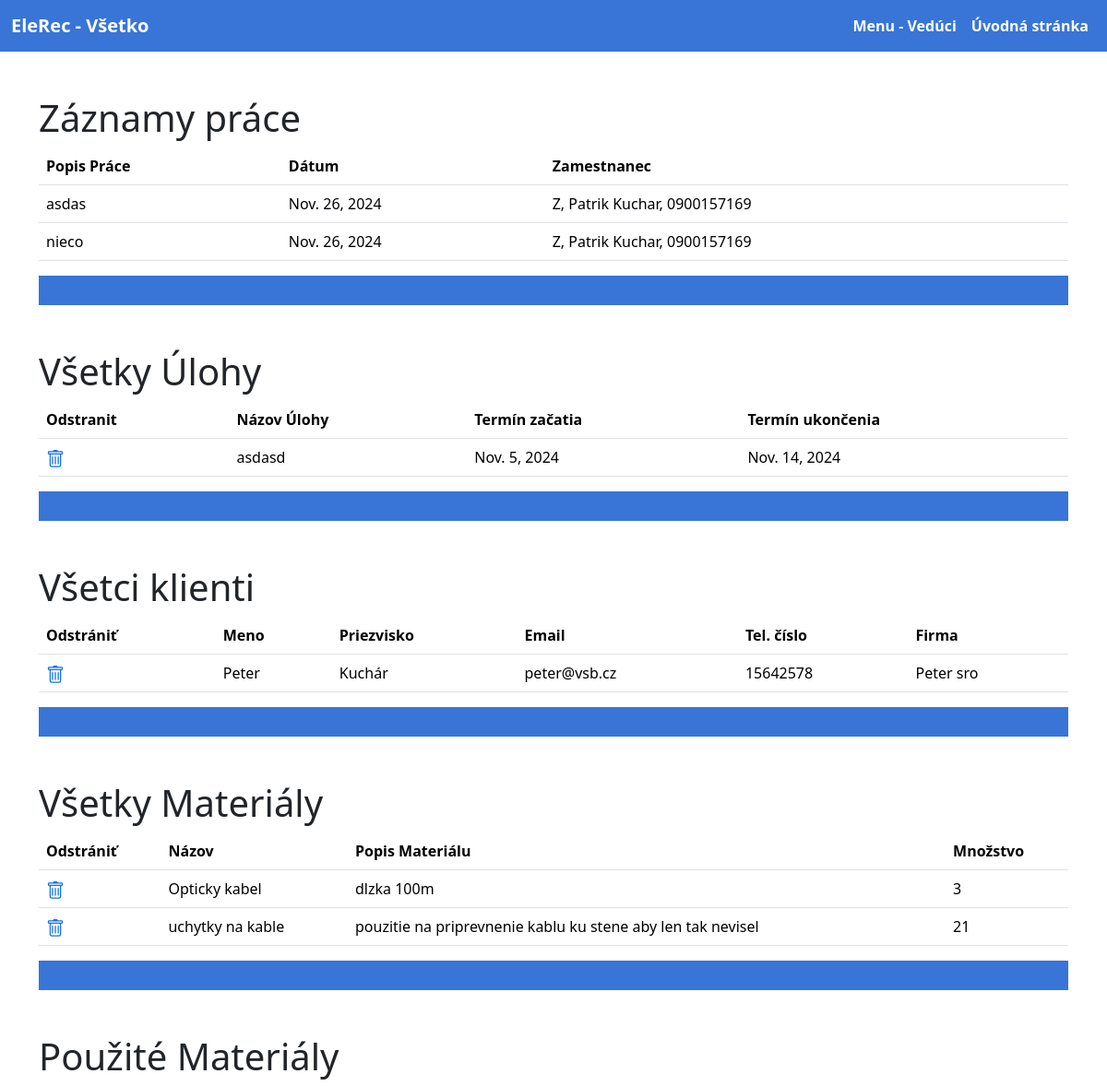
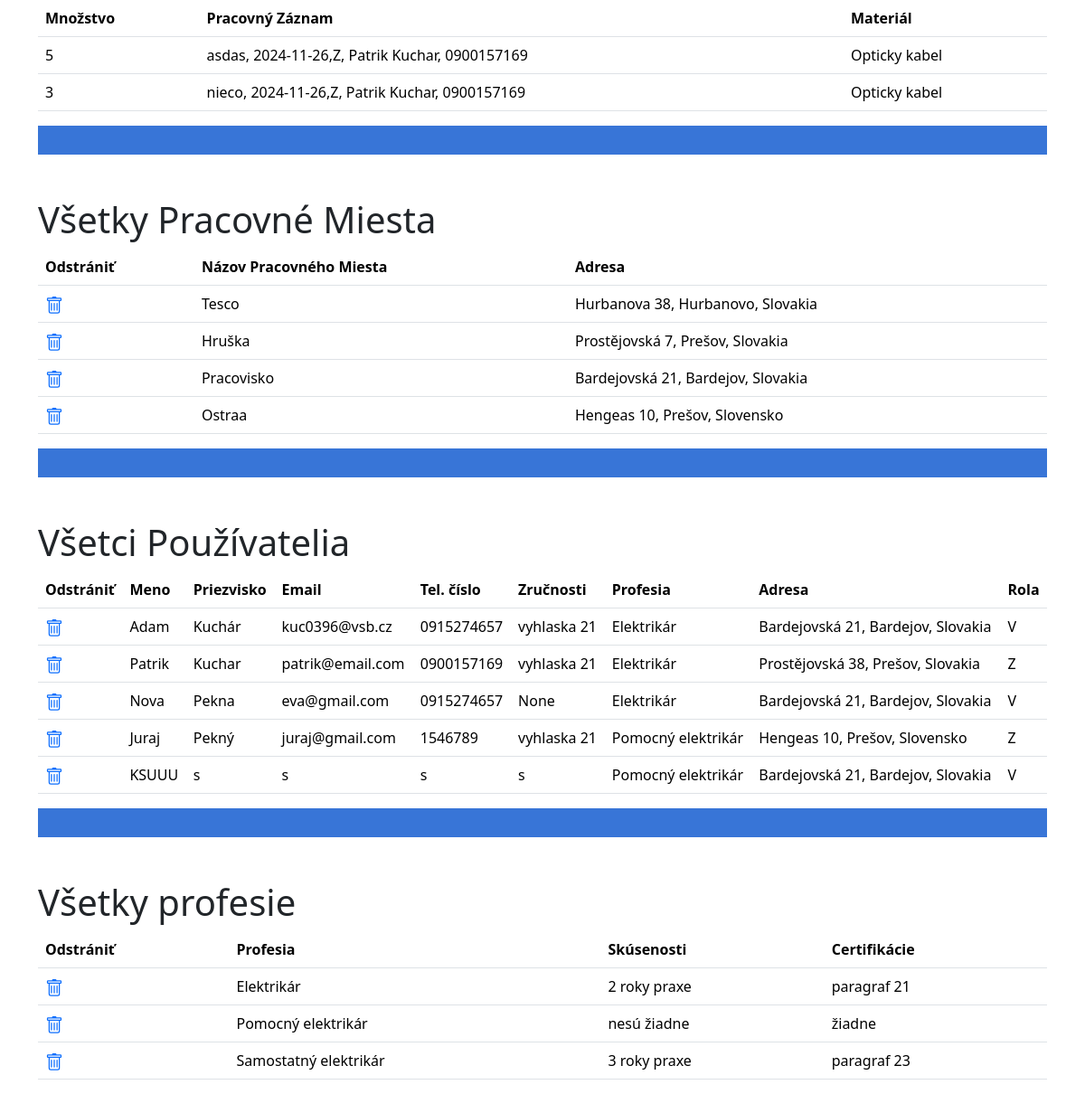
Page /VsetkyInfo/ on the committed database (2 pictures, top to bottom).
### weblog/models.py (models this page shows, shortened)
class WorkRecord(models.Model):
    description = models.CharField(max_length=500, blank=True, null=True)
    date_work_record = models.DateField(blank=True, null=True)
    id_user = models.ForeignKey(Userr, on_delete=models.CASCADE)
    id_task = models.ForeignKey(Task, on_delete=models.CASCADE, blank=True, null=True)
    id_place_of_work = models.ForeignKey(PlaceOfWork, on_delete=models.CASCADE)
    def __str__(self):
        return f"{self.description}, {self.date_work_record.strftime('%Y-%m-%d')},{self.id_user}"

class Userr(models.Model):
    first_name = models.CharField(max_length=20)
    last_name = models.CharField(max_length=30)
    email = models.CharField(max_length=40)
    phone_number = models.CharField(max_length=13)
    skills = models.CharField(max_length=500, blank=True, null=True)
    password_user = models.CharField(max_length=30)
    id_profession = models.ForeignKey(Profession, on_delete=models.CASCADE)
    id_address = models.ForeignKey(Address, on_delete=models.CASCADE)
    Veduci ='V'
    Zamestanec='Z'
    Moznosti_usera=[
        (Veduci,'Veduci'),
        (Zamestanec,'Zamestnanec'),
    ]
    role_user = models.CharField(max_length=20,choices=Moznosti_usera)
    def __str__(self):
        return self.role_user+', '+self.first_name+' '+self.last_name+', '+self.phone_number

class Task(models.Model):
    task_name = models.CharField(max_length=40)
    task_description = models.CharField(max_length=200, blank=True, null=True)
    actual_status = models.CharField(max_length=100, blank=True, null=True)
    date_of_creation = models.DateField()
    date_of_completion = models.DateField()
    comments = models.CharField(max_length=100, blank=True, null=True)
    id_user = models.ForeignKey('Userr', on_delete=models.CASCADE)
    id_client = models.ForeignKey(Client, on_delete=models.CASCADE)
    id_place_of_work = models.ForeignKey(PlaceOfWork, on_delete=models.CASCADE, default=1)

class Client(models.Model):
    first_name = models.CharField(max_length=30, blank=True, null=True)
    last_name = models.CharField(max_length=40, blank=True, null=True)
    email = models.CharField(max_length=40)
    phone_number = models.CharField(max_length=13)
    company_name = models.CharField(max_length=30, blank=True, null=True)

class Materials(models.Model):
    material_name = models.CharField(max_length=50)
    material_description = models.CharField(max_length=255)
    material_quantity = models.IntegerField()
    def __str__(self):
        return self.material_name

class MaterialsUsed(models.Model):
    quantity_used = models.IntegerField()
    id_work_record = models.ForeignKey('WorkRecord', on_delete=models.CASCADE)
    id_materials = models.ForeignKey(Materials, on_delete=models.CASCADE)

class PlaceOfWork(models.Model):
    construction_name = models.CharField(max_length=60)
    id_address = models.ForeignKey(Address, on_delete=models.CASCADE)

class Address(models.Model):
    address_name = models.CharField(max_length=50)
    address_number = models.IntegerField()
    address_city = models.CharField(max_length=40)
    address_country = models.CharField(max_length=40)
    postal_code = models.CharField(max_length=5)
    def __str__(self):
        return self.address_name+' '+str(self.address_number)+', '+str(self.address_city)+', '+str(self.address_country)

class Profession(models.Model):
    profession_name = models.CharField(max_length=40)
    required_skills = models.CharField(max_length=300)
    certifications = models.CharField(max_length=300)
    def __str__(self):
        return self.profession_name

### weblog/views.py (the view)
# urls.py: path('VsetkyInfo/', views.VsetkyInfo, name='VsetkyInfo'),
def VsetkyInfo(request):
    zaznamy_userov = WorkRecord.objects.all()
    vsetky_ulohy = Task.objects.all()
    vsetci_klienti = Client.objects.all()
    vsetky_materialy=Materials.objects.all()
    pouzite_materialy=MaterialsUsed.objects.all()
    pracovne_miesta=PlaceOfWork.objects.all()
    vsetci_pouzivatelia=Userr.objects.all()
    vsetky_profesie=Profession.objects.all()
    return render(request, 'VsetkyInfo.html', {'zaznamy_userov': zaznamy_userov, 'vsetky_ulohy': vsetky_ulohy, 'vsetci_klienti': vsetci_klienti,'vsetky_materialy':vsetky_materialy,'pouzite_materialy':pouzite_materialy,'pracovne_miesta':pracovne_miesta,'vsetci_pouzivatelia':vsetci_pouzivatelia,'vsetky_profesie':vsetky_profesie})

### weblog/templates/VsetkyInfo.html (shortened to what this page needs)
<!DOCTYPE html>
<html lang="en">
<head>
    <link href="https://cdn.jsdelivr.net/npm/bootstrap@5.3.3/dist/css/bootstrap.min.css" rel="stylesheet">
</head>
<body>
    <nav class="navbar navbar-expand-lg navbar-light" style="background-color: #3875d7;">
        <div class="container-fluid">
            <a class="navbar-brand logo" href="{% url 'index' %}" style="color: white;font-weight: bold">EleRec - Všetko</a>
            <div class="collapse navbar-collapse" id="navbarNav">
                <ul class="navbar-nav ms-auto">
                    <li class="nav-item">
                        <a class="nav-link" href="{% url 'VeduciHlavneOkno' %}" style="color: white; font-weight: bold">Menu - Vedúci</a>
                    </li>
                    <li class="nav-item">
                        <a class="nav-link" href="{% url 'index' %}" style="color: white; font-weight: bold">Úvodná stránka</a>
                    </li>
                </ul>
            </div>
        </div>
    </nav>
    <div class="container mt-5">
        <h1>Záznamy práce</h1>
        <table class="table">
            <thead>
                <tr>
                    <th scope="col">Popis Práce</th>
                    <th scope="col">Dátum</th>
                    <th scope="col">Zamestnanec</th>
                </tr>
            </thead>
            <tbody>
                {% for zaznam in zaznamy_userov %}
                <tr>
                    <td>{{ zaznam.description }}</td>
                    <td>{{ zaznam.date_work_record }}</td>
                    <td>{{ zaznam.id_user }}</td>
                </tr>
                {% endfor %}
            </tbody>
        </table>
    </div>
    <div class="container">
        <div class="py-3" style="background-color: #3875d7">
        </div>
    </div>
    <div class="container mt-5">
        <h1>Všetky Úlohy</h1>
        <table class="table">
            <thead>
                <tr>
                    <th scope="col">Odstranit</th>
                    <th scope="col">Názov Úlohy</th>
                    <th scope="col">Termín začatia</th>
                    <th scope="col">Termín ukončenia</th>
                </tr>
            </thead>
            <tbody>
                {% for uloha in vsetky_ulohy %}
                <tr>
                    <td><a href="{% url 'odstranit_task' uloha.pk%}"></a></td>
                    <td>{{ uloha.task_name }}</td>
                    <td>{{ uloha.date_of_creation }}</td>
                    <td>{{ uloha.date_of_completion }}</td>
                </tr>
                {% endfor %}
            </tbody>
        </table>
    </div>
    <div class="container">
        <div class="py-3" style="background-color: #3875d7">
        </div>
    </div>
    <div class="container mt-5">
        <h1>Všetci klienti</h1>
        <table class="table">
            <thead>
                <tr>
                    <th scope="col">Odstrániť</th>
                    <th scope="col">Meno</th>
                    <th scope="col">Priezvisko</th>
                    <th scope="col">Email</th>
                    <th scope="col">Tel. číslo</th>
                    <th scope="col">Firma</th>
                </tr>
            </thead>
            <tbody>
                {% for klient in vsetci_klienti %}
                <tr>
                    <td><a href="{% url 'odstranit_klient' klient.pk%}"></a></td>
                    <td>{{ klient.first_name }}</td>
                    <td>{{ klient.last_name }}</td>
                    <td>{{ klient.email }}</td>
                    <td>{{ klient.phone_number }}</td>
                    <td>{{ klient.company_name }}</td>
                </tr>
                {% endfor %}
            </tbody>
        </table>
    </div>
<div class="container">
        <div class="py-3" style="background-color: #3875d7">
        </div>
    </div>
    <div class="container mt-5">
        <h1>Všetky Materiály</h1>
        <table class="table">
            <thead>
                <tr>
                    <th scope="col">Odstrániť</th>
                    <th scope="col">Názov</th>
                    <th scope="col">Popis Materiálu</th>
                    <th scope="col">Množstvo</th>
                </tr>
            </thead>
            <tbody>
                {% for material in vsetky_materialy %}
                <tr>
                    <td><a href="{% url 'odstranit_material' material.pk%}"></a></td>
                    <td>{{ material.material_name }}</td>
                    <td>{{ material.material_description }}</td>
                    <td>{{ material.material_quantity }}</td>
                </tr>
                {% endfor %}
            </tbody>
        </table>
    </div>
<div class="container">
        <div class="py-3" style="background-color: #3875d7">
        </div>
    </div>
    <div class="container mt-5">
        <h1>Použité Materiály</h1>
        <table class="table">
            <thead>
                <tr>
                    <th scope="col">Množstvo</th>
                    <th scope="col">Pracovný Záznam</th>
                    <th scope="col">Materiál</th>
                </tr>
            </thead>
            <tbody>
                {% for used_material in pouzite_materialy %}
                <tr>
                    <td>{{ used_material.quantity_used }}</td>
                    <td>{{ used_material.id_work_record }}</td>
                    <td>{{ used_material.id_materials }}</td>
                </tr>
                {% endfor %}
            </tbody>
        </table>
    </div>
    <div class="container">
        <div class="py-3" style="background-color: #3875d7">
        </div>
    </div>
    <div class="container mt-5">
        <h1>Všetky Pracovné Miesta</h1>
        <table class="table">
            <thead>
                <tr>
                    <th scope="col">Odstrániť</th>
                    <th scope="col">Názov Pracovného Miesta</th>
                    <th scope="col">Adresa</th>
                </tr>
            </thead>
            <tbody>
                {% for workplace in pracovne_miesta %}
                <tr>
                    <td><a href="{% url 'odstranit_workplace' workplace.pk%}"></a></td>
                    <td>{{ workplace.construction_name }}</td>
                    <td>{{ workplace.id_address }}</td>
                </tr>
                {% endfor %}
            </tbody>
        </table>
    </div>
    <div class="container">
        <div class="py-3" style="background-color: #3875d7">
        </div>
    </div>
<div class="container mt-5">
    <h1>Všetci Používatelia</h1>
    <table class="table">
        <thead>
            <tr>
                <th scope="col">Odstrániť</th>
                <th scope="col">Meno</th>
                <th scope="col">Priezvisko</th>
                <th scope="col">Email</th>
                <th scope="col">Tel. číslo</th>
                <th scope="col">Zručnosti</th>
                <th scope="col">Profesia</th>
                <th scope="col">Adresa</th>
                <th scope="col">Rola</th>
            </tr>
        </thead>
        <tbody>
            {% for user in vsetci_pouzivatelia %}
            <tr>
                <td><a href="{% url 'odstranit_user' user.pk%}"></a></td>
                <td>{{ user.first_name }}</td>
                <td>{{ user.last_name }}</td>
                <td>{{ user.email }}</td>
                <td>{{ user.phone_number }}</td>
                <td>{{ user.skills }}</td>
                <td>{{ user.id_profession }}</td>
                <td>{{ user.id_address }}</td>
                <td>{{ user.role_user }}</td>
            </tr>
            {% endfor %}
        </tbody>
    </table>
</div>
    <div class="container">
        <div class="py-3" style="background-color: #3875d7">
        </div>
    </div>
<div class="container mt-5">
    <h1>Všetky profesie</h1>
    <table class="table">
        <thead>
            <tr>
                <th scope="col">Odstrániť</th>
                <th scope="col">Profesia</th>
                <th scope="col">Skúsenosti</th>
                <th scope="col">Certifikácie</th>
            </tr>
        </thead>
        <tbody>
            {% for profession in vsetky_profesie %}
            <tr>
                <td><a href="{% url 'odstranit_profesiu' profession.pk%}"></a></td>
                <td>{{ profession.profession_name }}</td>
                <td>{{ profession.required_skills }}</td>
                <td>{{ profession.certifications }}</td>
            </tr>
            {% endfor %}
        </tbody>
    </table>
</div>
</body>
</html>

### rows in the picture
WorkRecord: description "asdas", date_work_record "Nov. 26, 2024", id_user "Z, Patrik Kuchar, 0900157169"
WorkRecord: description "nieco", date_work_record "Nov. 26, 2024", id_user "Z, Patrik Kuchar, 0900157169"
Task: task_name "asdasd", date_of_creation "Nov. 5, 2024", date_of_completion "Nov. 14, 2024"
Client: first_name "Peter", last_name "Kuchár", email "peter@vsb.cz", phone_number "15642578", company_name "Peter sro"
Materials: material_name "Opticky kabel", material_description "dlzka 100m", material_quantity "3"
Materials: material_name "uchytky na kable", material_description "pouzitie na priprevnenie kablu ku stene aby len tak nevisel", material_quantity "21"
MaterialsUsed: quantity_used "5", id_work_record "asdas, 2024-11-26,Z, Patrik Kuchar, 0900157169", id_materials "Opticky kabel"
MaterialsUsed: quantity_used "3", id_work_record "nieco, 2024-11-26,Z, Patrik Kuchar, 0900157169", id_materials "Opticky kabel"
PlaceOfWork: construction_name "Tesco", id_address "Hurbanova 38, Hurbanovo, Slovakia"
PlaceOfWork: construction_name "Hruška", id_address "Prostějovská 7, Prešov, Slovakia"
PlaceOfWork: construction_name "Pracovisko", id_address "Bardejovská 21, Bardejov, Slovakia"
PlaceOfWork: construction_name "Ostraa", id_address "Hengeas 10, Prešov, Slovensko"
Userr: first_name "Adam", last_name "Kuchár", email "kuc0396@vsb.cz", phone_number "0915274657", skills "vyhlaska 21", id_profession "Elektrikár", id_address "Bardejovská 21, Bardejov, Slovakia", role_user "V"
Userr: first_name "Patrik", last_name "Kuchar", email "patrik@email.com", phone_number "0900157169", skills "vyhlaska 21", id_profession "Elektrikár", id_address "Prostějovská 38, Prešov, Slovakia", role_user "Z"
Userr: first_name "Nova", last_name "Pekna", email "eva@gmail.com", phone_number "0915274657", skills "None", id_profession "Elektrikár", id_address "Bardejovská 21, Bardejov, Slovakia", role_user "V"
Userr: first_name "Juraj", last_name "Pekný", email "juraj@gmail.com", phone_number "1546789", skills "vyhlaska 21", id_profession "Pomocný elektrikár", id_address "Hengeas 10, Prešov, Slovensko", role_user "Z"
Userr: first_name "KSUUU", last_name "s", email "s", phone_number "s", skills "s", id_profession "Pomocný elektrikár", id_address "Bardejovská 21, Bardejov, Slovakia", role_user "V"
Profession: profession_name "Elektrikár", required_skills "2 roky praxe", certifications "paragraf 21"
Profession: profession_name "Pomocný elektrikár", required_skills "nesú žiadne", certifications "žiadne"
Profession: profession_name "Samostatný elektrikár", required_skills "3 roky praxe", certifications "paragraf 23"
